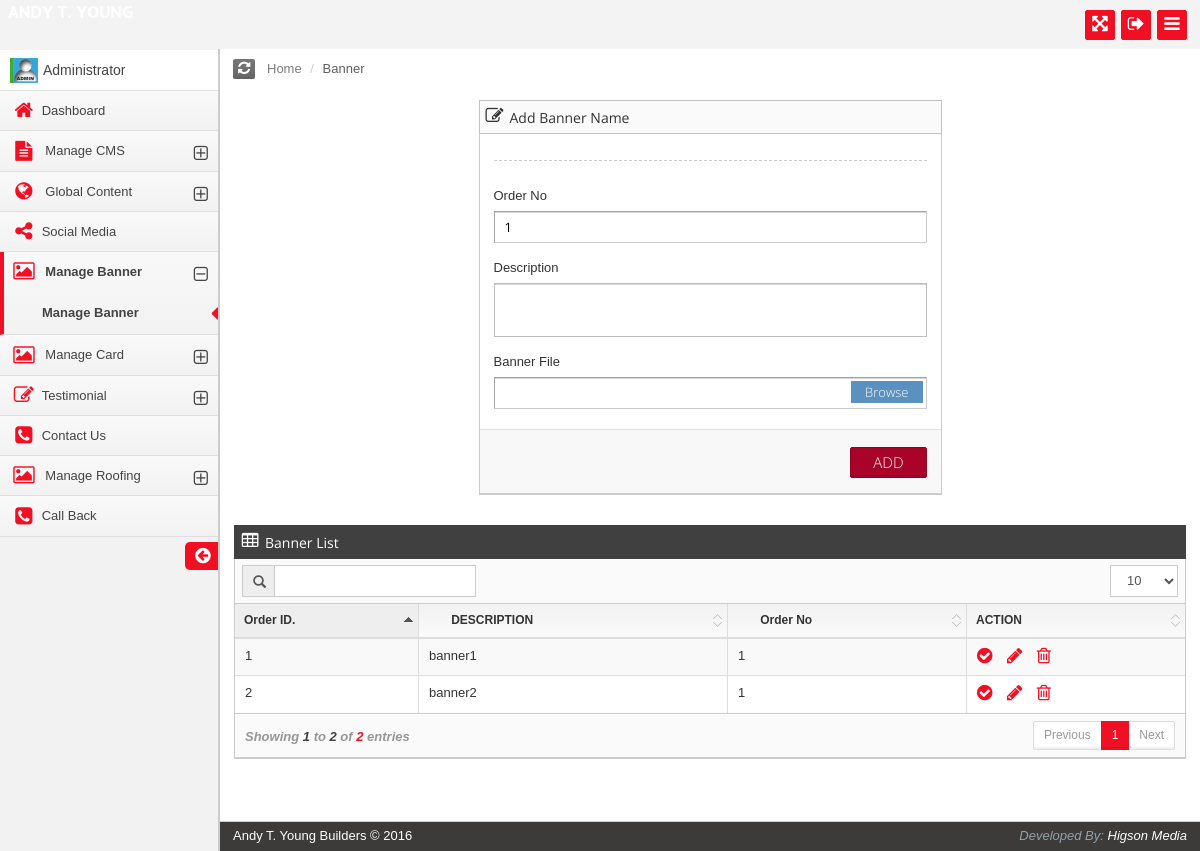
The page /admin/banner.php (signed in) on the database its author committed.
### tables this page shows
CREATE TABLE IF NOT EXISTS `banner` (
  `id` int(11) NOT NULL AUTO_INCREMENT,
  `description` text,
  `dfile` varchar(255) DEFAULT NULL,
  `order_no` int(11) NOT NULL DEFAULT '999',
  `date` timestamp NOT NULL DEFAULT CURRENT_TIMESTAMP,
  `status` enum('Y','N') NOT NULL DEFAULT 'Y',
  PRIMARY KEY (`id`)
);

### includes/connectionClass.php (called while the page is built, shortened)
<?PHP
class DB_Class
{
	function Connection()
	{
		$this->dbName = 'andy_admin';
	}
}
?>

### includes/functionClass.php (called while the page is built, shortened)
<?PHP
include('connectionClass.php');
class User
{
	function multipleSelect($selectQuery)
	{
		$this->selectQuery = $selectQuery;
		$this->result = mysql_query($this->selectQuery);
		if ($this->result)
		{
			return true;
		}
		return false;
	}
}
?>

### admin/banner.php (the view, shortened to what this page needs)
<?PHP
	include_once '../includes/functionClass.php';
    $obj = new User();
?>
<!DOCTYPE html>
<html class="smart-style-3" lang="en-us">
<head>
<link rel="stylesheet" type="text/css" media="screen" href="css/bootstrap.min.css">
<link rel="stylesheet" type="text/css" media="screen" href="css/font-awesome.min.css">
<link rel="stylesheet" type="text/css" media="screen" href="css/smartadmin-production.min.css">
<link rel="stylesheet" type="text/css" media="screen" href="css/smartadmin-skins.min.css">
<link rel="stylesheet" type="text/css" media="screen" href="css/demo.min.css">
</head>
<body>
	<?PHP include_once("../includes/adminHeader.php"); ?>
	<?PHP include_once("../includes/adminMenu.php"); ?>
<div id="main" role="main">
  <div id="ribbon"> <span class="ribbon-button-alignment"> <span id="refresh" class="btn btn-ribbon" data-action="resetWidgets" data-title="refresh"  rel="tooltip" data-placement="bottom" data-original-title="<i class='text-warning fa fa-warning'></i> Warning! This will reset all your widget settings." data-html="true"> <i class="fa fa-refresh"></i> </span> </span>
    <ol class="breadcrumb">
      <li>Home</li>
      <li>Banner</li>
    </ol>
  </div>
  <div id="content">
    <section id="widget-grid" class="">
      <div class="row">
		  <article class="col-sm-12 col-md-12 col-lg-6">
			<div class="jarviswidget" id="wid-id-4" data-widget-editbutton="false" data-widget-custombutton="false">
			  <header> <span class="widget-icon"> <i class="fa fa-edit"></i> </span>
				<h2><?PHP echo ($_GET['LinkID']!='' ? 'Edit' : 'Add'); ?> Banner Name</h2>
			  </header>
			  <div>
				<div class="widget-body no-padding">
				  <form id="smart-form-register" class="smart-form" name="frm" method="POST" action="" enctype="multipart/form-data">
					<header><span style="font-size:11px;"><?php if(isset($msg) && $msg!=''){ echo $msg; } ;?></span></header>
					<fieldset>
					  <section>
						 <label class="label">Order No</label>
						 <div class="input input-file"><input type="text" name="order_no" placeholder="Order No" value="<?PHP echo($SlideVal['order_no']!='' ? $SlideVal['order_no'] : 1); ?>"></div>
					  </section>
                      <section>
                         <label class="label">Description</label>
                      <label class="textarea">
              		      <textarea rows="3" name="description" class="custom-scroll"><?PHP echo $SlideVal['description']; ?></textarea>
                      </label>
                      </section>
                        <section>
                          <label class="label">Banner File</label>
                          <div class="input input-file"> <span class="button">
                            Browse</span><input type="text" value="<?PHP echo $SlideVal['dfile']; ?>" readonly >
                          </div>
                        </section>
					</fieldset>
					<footer>
				<?PHP
					if(isset($_GET['LinkID']) && $_GET['LinkID']!='')
					{
				?>
						<input type="submit" name="btnEdit" value="SAVE" class="btn btn-danger">
				<?PHP
					}
					else
					{
				?>
						<input type="submit" name="btnSubmit" value="ADD" class="btn btn-danger">
				<?PHP
					}
				?>
					</footer>
				  </form>
				</div>
			  </div>
			</div>
		  </article>
       <article class="col-xs-12 col-sm-12 col-md-12 col-lg-12">
        <form name="afrm" method="post" action="" enctype="multipart/form-data">
          <div class="jarviswidget jarviswidget-color-darken" id="wid-id-0" data-widget-editbutton="false">
            <header> <span class="widget-icon"> <i class="fa fa-table"></i> </span>
              <h2>Banner List</h2>
            </header>
            <div>
              <div class="widget-body no-padding">
                <table id="dt_basic" class="table table-striped table-bordered table-hover" width="100%">
			<?PHP
                $where_clause = "WHERE 1 ";
                $selectQuery = "SELECT * FROM ".BANNER." ".$where_clause." ORDER BY `id` ASC";
                $Slide=$obj->multipleSelect($selectQuery);
                if(mysql_num_rows($Slide=$obj->result) > 0)
                {
            ?>
                  <thead>
                    <tr>
                      <th data-hide="phone">Order ID.</th>
                      <th data-class="expand"><i class="fa fa-fw text-muted hidden-md hidden-sm hidden-xs"></i>DESCRIPTION</th>
                      <th data-class="expand"><i class="fa fa-fw text-muted hidden-md hidden-sm hidden-xs"></i>Order No</th>
                      <th data-hide="phone,tablet">ACTION</th>
                    </tr>
                  </thead>
                  <tbody>
			<?php
				while ($SlideVal = mysql_fetch_array($Slide=$obj->result, MYSQL_ASSOC))
				{
			?>
                    <tr>
                      <td><?PHP echo $SlideVal['id']; ?></td>
                      <td><?PHP echo $SlideVal['description']; ?></td>
                      <td><?PHP echo $SlideVal['order_no']; ?></td>
                      <td>
						<?php
							if($SlideVal['status'] == 'Y')
							{
						?>
								<a href = "<?PHP echo ADMIN_SITE_URL; ?>banner.php?staID=<?php echo($SlideVal['id']);?>&mode=N&page=<?PHP echo($_GET['page']!=''?$_GET['page']:'1'); ?>" title = "Click Here To Inactive"><i class="fa fa-active"></i></a>
						<?php
							}
							else
							{
						?>
								<a href = "<?PHP echo ADMIN_SITE_URL; ?>banner.php?staID=<?php echo($SlideVal['id']);?>&mode=Y&page=<?PHP echo($_GET['page']!=''?$_GET['page']:'1'); ?>" title = "Click Here To Active"><i class="fa fa-inactive"></i></a>
						<?php
							}
						?>
                        <a href="<?PHP echo ADMIN_SITE_URL; ?>banner.php?LinkID=<?php echo $SlideVal['id'];?>&page=<?PHP echo($_GET['page']!=''?$_GET['page']:'1'); ?>" title="Click Here To Edit"><i class="fa fa-pencil"></i></a>
                        <a href="javascript: del('<?php echo $SlideVal['id'];?>','<?PHP echo($_GET['page']!=''?$_GET['page']:'1'); ?>')" title="Click Here To Delete"><i class="fa fa-delete"></i></a>
					  </td>
                    </tr>
			<?PHP
				}
			}
			else
			{
			?>
                    <tr>
                      <td height="25" align="center" colspan="4" class="tableText" style="color:red">No Record Found!!!</td>
					</tr>
		<?PHP
			}
		?>
                  </tbody>
                </table>
              </div>
            </div>
          </div>
        </form>
        </article>
      </div>
    </section>
  </div>
</div>
	<?PHP include_once("../includes/adminFooter.php"); ?>
</body>
</html>

### rows shown on the page
banner: id "1", description "banner1", order_no "1"
banner: id "2", description "banner2", order_no "1"
